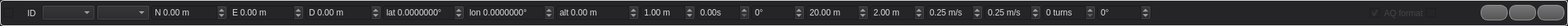
<?xml version="1.0" encoding="UTF-8"?>
<ui version="4.0">
 <class>WaypointEditableView</class>
 <widget class="QWidget" name="WaypointEditableView">
  <property name="geometry">
   <rect>
    <x>0</x>
    <y>0</y>
    <width>2208</width>
    <height>37</height>
   </rect>
  </property>
  <property name="sizePolicy">
   <sizepolicy hsizetype="Expanding" vsizetype="Fixed">
    <horstretch>0</horstretch>
    <verstretch>0</verstretch>
   </sizepolicy>
  </property>
  <property name="minimumSize">
   <size>
    <width>200</width>
    <height>0</height>
   </size>
  </property>
  <property name="windowTitle">
   <string>Form</string>
  </property>
  <property name="styleSheet">
   <string notr="true">QWidget#colorIcon {}

QWidget {
background-color: #252528;
color: #DDDDDF;
border-color: #CCCCCF;
}

QCheckBox {
background-color: #252528;
color: #454545;
}

QGroupBox {
	border: 1px solid #EEEEEE;
	border-radius: 5px;
	padding: 0px 0px 0px 0px;
margin-top: 1ex; /* leave space at the top for the title */
	margin: 0px;
}

 QGroupBox::title {
     subcontrol-origin: margin;
     subcontrol-position: top center; /* position at the top center */
     margin: 0 3px 0px 3px;
     padding: 0 3px 0px 0px;
     font: bold 8px;
 }

 QDockWidget {
	font: bold;
    border: 1px solid #32345E;
}

QPushButton {
	font-weight: bold;
	font-size: 12px;
	border: 1px solid #999999;
	border-radius: 10px;
	min-width:22px;
	max-width: 36px;
	min-height: 16px;
	max-height: 16px;
	padding: 2px;
	background-color: qlineargradient(x1: 0, y1: 0, x2: 0, y2: 1, stop: 0 #777777, stop: 1 #555555);
}

QPushButton:pressed {
	background-color: qlineargradient(x1: 0, y1: 0, x2: 0, y2: 1, stop: 0 #444444, stop: 1 #555555);
}
</string>
  </property>
  <layout class="QGridLayout" name="gridLayout">
   <property name="margin">
    <number>0</number>
   </property>
   <property name="spacing">
    <number>0</number>
   </property>
   <item row="0" column="0">
    <widget class="QGroupBox" name="groupBox">
     <property name="sizePolicy">
      <sizepolicy hsizetype="Expanding" vsizetype="Preferred">
       <horstretch>0</horstretch>
       <verstretch>0</verstretch>
      </sizepolicy>
     </property>
     <property name="title">
      <string/>
     </property>
     <layout class="QHBoxLayout" name="horizontalLayout" stretch="0,0,0,0,0,0,0,0,0,0,0,0,0,0,0,0,0,0,0,0,0,0,0,0,0,0,0,0">
      <property name="spacing">
       <number>2</number>
      </property>
      <property name="margin">
       <number>4</number>
      </property>
      <item>
       <widget class="QCheckBox" name="selectedBox">
        <property name="sizePolicy">
         <sizepolicy hsizetype="Fixed" vsizetype="Fixed">
          <horstretch>0</horstretch>
          <verstretch>0</verstretch>
         </sizepolicy>
        </property>
        <property name="minimumSize">
         <size>
          <width>25</width>
          <height>0</height>
         </size>
        </property>
        <property name="focusPolicy">
         <enum>Qt::TabFocus</enum>
        </property>
        <property name="toolTip">
         <string>Mission Start</string>
        </property>
        <property name="statusTip">
         <string>Mission Start</string>
        </property>
        <property name="text">
         <string/>
        </property>
        <property name="iconSize">
         <size>
          <width>16</width>
          <height>16</height>
         </size>
        </property>
       </widget>
      </item>
      <item>
       <widget class="QLabel" name="idLabel">
        <property name="sizePolicy">
         <sizepolicy hsizetype="Fixed" vsizetype="Preferred">
          <horstretch>0</horstretch>
          <verstretch>0</verstretch>
         </sizepolicy>
        </property>
        <property name="minimumSize">
         <size>
          <width>25</width>
          <height>0</height>
         </size>
        </property>
        <property name="toolTip">
         <string>Waypoint Sequence Number</string>
        </property>
        <property name="text">
         <string>ID</string>
        </property>
        <property name="alignment">
         <set>Qt::AlignCenter</set>
        </property>
       </widget>
      </item>
      <item>
       <widget class="QComboBox" name="comboBox_action">
        <property name="sizePolicy">
         <sizepolicy hsizetype="Expanding" vsizetype="Fixed">
          <horstretch>0</horstretch>
          <verstretch>0</verstretch>
         </sizepolicy>
        </property>
        <property name="toolTip">
         <string>Action at Waypoint</string>
        </property>
        <property name="statusTip">
         <string>Action at Waypoint</string>
        </property>
        <property name="sizeAdjustPolicy">
         <enum>QComboBox::AdjustToContentsOnFirstShow</enum>
        </property>
       </widget>
      </item>
      <item>
       <widget class="QComboBox" name="comboBox_frame">
        <property name="sizePolicy">
         <sizepolicy hsizetype="Expanding" vsizetype="Fixed">
          <horstretch>0</horstretch>
          <verstretch>0</verstretch>
         </sizepolicy>
        </property>
        <property name="toolTip">
         <string>Coordinate frame</string>
        </property>
        <property name="statusTip">
         <string>Coordinate frame</string>
        </property>
        <property name="sizeAdjustPolicy">
         <enum>QComboBox::AdjustToContentsOnFirstShow</enum>
        </property>
       </widget>
      </item>
      <item>
       <widget class="QDoubleSpinBox" name="posNSpinBox">
        <property name="sizePolicy">
         <sizepolicy hsizetype="MinimumExpanding" vsizetype="Fixed">
          <horstretch>0</horstretch>
          <verstretch>0</verstretch>
         </sizepolicy>
        </property>
        <property name="focusPolicy">
         <enum>Qt::WheelFocus</enum>
        </property>
        <property name="toolTip">
         <string>Position X coordinate</string>
        </property>
        <property name="statusTip">
         <string>Position X corrdinate</string>
        </property>
        <property name="wrapping">
         <bool>false</bool>
        </property>
        <property name="frame">
         <bool>true</bool>
        </property>
        <property name="accelerated">
         <bool>true</bool>
        </property>
        <property name="prefix">
         <string>N </string>
        </property>
        <property name="suffix">
         <string> m</string>
        </property>
        <property name="minimum">
         <double>-10000.000000000000000</double>
        </property>
        <property name="maximum">
         <double>10000.000000000000000</double>
        </property>
        <property name="singleStep">
         <double>0.050000000000000</double>
        </property>
       </widget>
      </item>
      <item>
       <widget class="QDoubleSpinBox" name="posESpinBox">
        <property name="sizePolicy">
         <sizepolicy hsizetype="MinimumExpanding" vsizetype="Fixed">
          <horstretch>0</horstretch>
          <verstretch>0</verstretch>
         </sizepolicy>
        </property>
        <property name="focusPolicy">
         <enum>Qt::WheelFocus</enum>
        </property>
        <property name="toolTip">
         <string>Position Y/Longitude coordinate</string>
        </property>
        <property name="statusTip">
         <string>Position Y/Longitude coordinate</string>
        </property>
        <property name="prefix">
         <string>E </string>
        </property>
        <property name="suffix">
         <string> m</string>
        </property>
        <property name="minimum">
         <double>-10000.000000000000000</double>
        </property>
        <property name="maximum">
         <double>10000.000000000000000</double>
        </property>
        <property name="singleStep">
         <double>0.050000000000000</double>
        </property>
        <property name="value">
         <double>0.000000000000000</double>
        </property>
       </widget>
      </item>
      <item>
       <widget class="QDoubleSpinBox" name="posDSpinBox">
        <property name="sizePolicy">
         <sizepolicy hsizetype="MinimumExpanding" vsizetype="Fixed">
          <horstretch>0</horstretch>
          <verstretch>0</verstretch>
         </sizepolicy>
        </property>
        <property name="focusPolicy">
         <enum>Qt::WheelFocus</enum>
        </property>
        <property name="toolTip">
         <string>Position Z coordinate (local frame, negative)</string>
        </property>
        <property name="statusTip">
         <string/>
        </property>
        <property name="prefix">
         <string>D </string>
        </property>
        <property name="suffix">
         <string> m</string>
        </property>
        <property name="minimum">
         <double>-10000.000000000000000</double>
        </property>
        <property name="maximum">
         <double>10000.000000000000000</double>
        </property>
        <property name="singleStep">
         <double>0.050000000000000</double>
        </property>
       </widget>
      </item>
      <item>
       <widget class="QDoubleSpinBox" name="latSpinBox">
        <property name="sizePolicy">
         <sizepolicy hsizetype="MinimumExpanding" vsizetype="Fixed">
          <horstretch>0</horstretch>
          <verstretch>0</verstretch>
         </sizepolicy>
        </property>
        <property name="focusPolicy">
         <enum>Qt::WheelFocus</enum>
        </property>
        <property name="toolTip">
         <string>Latitude in degrees</string>
        </property>
        <property name="statusTip">
         <string>Latitude in degrees</string>
        </property>
        <property name="prefix">
         <string>lat </string>
        </property>
        <property name="suffix">
         <string>°</string>
        </property>
        <property name="decimals">
         <number>7</number>
        </property>
        <property name="minimum">
         <double>-90.000000000000000</double>
        </property>
        <property name="maximum">
         <double>90.000000000000000</double>
        </property>
        <property name="singleStep">
         <double>0.000010000000000</double>
        </property>
       </widget>
      </item>
      <item>
       <widget class="QDoubleSpinBox" name="lonSpinBox">
        <property name="sizePolicy">
         <sizepolicy hsizetype="MinimumExpanding" vsizetype="Fixed">
          <horstretch>0</horstretch>
          <verstretch>0</verstretch>
         </sizepolicy>
        </property>
        <property name="focusPolicy">
         <enum>Qt::WheelFocus</enum>
        </property>
        <property name="toolTip">
         <string>Longitude in degrees</string>
        </property>
        <property name="statusTip">
         <string>Longitude in degrees</string>
        </property>
        <property name="prefix">
         <string>lon </string>
        </property>
        <property name="suffix">
         <string>°</string>
        </property>
        <property name="decimals">
         <number>7</number>
        </property>
        <property name="minimum">
         <double>-180.000000000000000</double>
        </property>
        <property name="maximum">
         <double>180.000000000000000</double>
        </property>
        <property name="singleStep">
         <double>0.000010000000000</double>
        </property>
       </widget>
      </item>
      <item>
       <widget class="QDoubleSpinBox" name="altSpinBox">
        <property name="sizePolicy">
         <sizepolicy hsizetype="MinimumExpanding" vsizetype="Fixed">
          <horstretch>0</horstretch>
          <verstretch>0</verstretch>
         </sizepolicy>
        </property>
        <property name="toolTip">
         <string>Altitude in meters</string>
        </property>
        <property name="statusTip">
         <string>Altitude in meters</string>
        </property>
        <property name="prefix">
         <string>alt </string>
        </property>
        <property name="suffix">
         <string> m</string>
        </property>
        <property name="decimals">
         <number>2</number>
        </property>
        <property name="minimum">
         <double>-100000.000000000000000</double>
        </property>
        <property name="maximum">
         <double>100000.000000000000000</double>
        </property>
       </widget>
      </item>
      <item>
       <widget class="QDoubleSpinBox" name="acceptanceSpinBox">
        <property name="toolTip">
         <string>Uncertainly radius in meters where to accept this waypoint as reached</string>
        </property>
        <property name="statusTip">
         <string>Uncertainly radius in meters where to accept this waypoint as reached</string>
        </property>
        <property name="suffix">
         <string> m</string>
        </property>
        <property name="maximum">
         <double>100.000000000000000</double>
        </property>
        <property name="singleStep">
         <double>0.250000000000000</double>
        </property>
        <property name="value">
         <double>1.000000000000000</double>
        </property>
       </widget>
      </item>
      <item>
       <widget class="QDoubleSpinBox" name="holdTimeSpinBox">
        <property name="sizePolicy">
         <sizepolicy hsizetype="MinimumExpanding" vsizetype="Fixed">
          <horstretch>0</horstretch>
          <verstretch>0</verstretch>
         </sizepolicy>
        </property>
        <property name="toolTip">
         <string>Loiter Time</string>
        </property>
        <property name="statusTip">
         <string>Loiter Time</string>
        </property>
        <property name="suffix">
         <string>s</string>
        </property>
       </widget>
      </item>
      <item>
       <widget class="QSpinBox" name="yawSpinBox">
        <property name="sizePolicy">
         <sizepolicy hsizetype="MinimumExpanding" vsizetype="Fixed">
          <horstretch>0</horstretch>
          <verstretch>0</verstretch>
         </sizepolicy>
        </property>
        <property name="focusPolicy">
         <enum>Qt::StrongFocus</enum>
        </property>
        <property name="toolTip">
         <string>Rotary wing only: Desired yaw angle at waypoint</string>
        </property>
        <property name="statusTip">
         <string>Rotary wing only: Desired yaw angle at waypoint</string>
        </property>
        <property name="wrapping">
         <bool>true</bool>
        </property>
        <property name="suffix">
         <string>°</string>
        </property>
        <property name="minimum">
         <number>-360</number>
        </property>
        <property name="maximum">
         <number>360</number>
        </property>
        <property name="singleStep">
         <number>10</number>
        </property>
       </widget>
      </item>
      <item>
       <widget class="QDoubleSpinBox" name="orbitSpinBox">
        <property name="sizePolicy">
         <sizepolicy hsizetype="MinimumExpanding" vsizetype="Fixed">
          <horstretch>0</horstretch>
          <verstretch>0</verstretch>
         </sizepolicy>
        </property>
        <property name="focusPolicy">
         <enum>Qt::StrongFocus</enum>
        </property>
        <property name="toolTip">
         <string>Loiter radius. Negative for counter-clockwise</string>
        </property>
        <property name="statusTip">
         <string>Loiter radius. Negative for counter-clockwise</string>
        </property>
        <property name="suffix">
         <string> m</string>
        </property>
        <property name="minimum">
         <double>-5000.000000000000000</double>
        </property>
        <property name="maximum">
         <double>5000.000000000000000</double>
        </property>
        <property name="singleStep">
         <double>1.000000000000000</double>
        </property>
        <property name="value">
         <double>20.000000000000000</double>
        </property>
       </widget>
      </item>
      <item>
       <widget class="QDoubleSpinBox" name="POIAltitude">
        <property name="sizePolicy">
         <sizepolicy hsizetype="MinimumExpanding" vsizetype="Fixed">
          <horstretch>0</horstretch>
          <verstretch>0</verstretch>
         </sizepolicy>
        </property>
        <property name="toolTip">
         <string>Relative Altitude Target</string>
        </property>
        <property name="statusTip">
         <string>Relative Altitude Target</string>
        </property>
        <property name="suffix">
         <string> m</string>
        </property>
        <property name="minimum">
         <double>0.100000000000000</double>
        </property>
        <property name="maximum">
         <double>500.000000000000000</double>
        </property>
        <property name="value">
         <double>2.000000000000000</double>
        </property>
       </widget>
      </item>
      <item>
       <widget class="QDoubleSpinBox" name="maxHorizontalSpeed">
        <property name="sizePolicy">
         <sizepolicy hsizetype="MinimumExpanding" vsizetype="Fixed">
          <horstretch>0</horstretch>
          <verstretch>0</verstretch>
         </sizepolicy>
        </property>
        <property name="toolTip">
         <string>maximum Horizontal Speed</string>
        </property>
        <property name="statusTip">
         <string>maximum Horizontal Speed</string>
        </property>
        <property name="suffix">
         <string> m/s</string>
        </property>
        <property name="value">
         <double>0.250000000000000</double>
        </property>
       </widget>
      </item>
      <item>
       <widget class="QDoubleSpinBox" name="maxVerticalSpeed">
        <property name="sizePolicy">
         <sizepolicy hsizetype="MinimumExpanding" vsizetype="Fixed">
          <horstretch>0</horstretch>
          <verstretch>0</verstretch>
         </sizepolicy>
        </property>
        <property name="toolTip">
         <string>maximum Vertical Speed</string>
        </property>
        <property name="statusTip">
         <string>maximum Vertical Speed</string>
        </property>
        <property name="prefix">
         <string/>
        </property>
        <property name="suffix">
         <string> m/s</string>
        </property>
        <property name="value">
         <double>0.250000000000000</double>
        </property>
       </widget>
      </item>
      <item>
       <widget class="QSpinBox" name="turnsSpinBox">
        <property name="sizePolicy">
         <sizepolicy hsizetype="MinimumExpanding" vsizetype="Fixed">
          <horstretch>0</horstretch>
          <verstretch>0</verstretch>
         </sizepolicy>
        </property>
        <property name="toolTip">
         <string>Number of turns to loiter</string>
        </property>
        <property name="statusTip">
         <string>Number of turns to loiter</string>
        </property>
        <property name="suffix">
         <string> turns</string>
        </property>
        <property name="maximum">
         <number>99</number>
        </property>
       </widget>
      </item>
      <item>
       <widget class="QDoubleSpinBox" name="takeOffAngleSpinBox">
        <property name="sizePolicy">
         <sizepolicy hsizetype="MinimumExpanding" vsizetype="Fixed">
          <horstretch>0</horstretch>
          <verstretch>0</verstretch>
         </sizepolicy>
        </property>
        <property name="focusPolicy">
         <enum>Qt::StrongFocus</enum>
        </property>
        <property name="toolTip">
         <string>Take off pitch angle</string>
        </property>
        <property name="statusTip">
         <string>Take off pitch angle</string>
        </property>
        <property name="prefix">
         <string/>
        </property>
        <property name="suffix">
         <string>°</string>
        </property>
        <property name="decimals">
         <number>0</number>
        </property>
        <property name="minimum">
         <double>-180.000000000000000</double>
        </property>
        <property name="maximum">
         <double>180.000000000000000</double>
        </property>
        <property name="singleStep">
         <double>10.000000000000000</double>
        </property>
       </widget>
      </item>
      <item>
       <widget class="QWidget" name="customActionWidget" native="true">
        <property name="sizePolicy">
         <sizepolicy hsizetype="MinimumExpanding" vsizetype="Preferred">
          <horstretch>0</horstretch>
          <verstretch>0</verstretch>
         </sizepolicy>
        </property>
        <property name="minimumSize">
         <size>
          <width>0</width>
          <height>0</height>
         </size>
        </property>
       </widget>
      </item>
      <item>
       <widget class="QWidget" name="missionDoWidgetSlot" native="true">
        <property name="sizePolicy">
         <sizepolicy hsizetype="MinimumExpanding" vsizetype="Preferred">
          <horstretch>0</horstretch>
          <verstretch>0</verstretch>
         </sizepolicy>
        </property>
       </widget>
      </item>
      <item>
       <widget class="QWidget" name="missionConditionWidgetSlot" native="true">
        <property name="sizePolicy">
         <sizepolicy hsizetype="MinimumExpanding" vsizetype="Preferred">
          <horstretch>0</horstretch>
          <verstretch>0</verstretch>
         </sizepolicy>
        </property>
       </widget>
      </item>
      <item>
       <spacer name="removeSpacer">
        <property name="orientation">
         <enum>Qt::Horizontal</enum>
        </property>
        <property name="sizeHint" stdset="0">
         <size>
          <width>5</width>
          <height>20</height>
         </size>
        </property>
       </spacer>
      </item>
      <item>
       <widget class="QCheckBox" name="aqformat">
        <property name="text">
         <string>AQ format</string>
        </property>
        <property name="checked">
         <bool>true</bool>
        </property>
       </widget>
      </item>
      <item>
       <widget class="QCheckBox" name="autoContinue">
        <property name="sizePolicy">
         <sizepolicy hsizetype="MinimumExpanding" vsizetype="Fixed">
          <horstretch>0</horstretch>
          <verstretch>0</verstretch>
         </sizepolicy>
        </property>
        <property name="toolTip">
         <string>Automatically continue after this waypoint</string>
        </property>
        <property name="statusTip">
         <string>Automatically continue after this waypoint</string>
        </property>
        <property name="text">
         <string/>
        </property>
       </widget>
      </item>
      <item>
       <widget class="QPushButton" name="upButton">
        <property name="minimumSize">
         <size>
          <width>28</width>
          <height>22</height>
         </size>
        </property>
        <property name="focusPolicy">
         <enum>Qt::NoFocus</enum>
        </property>
        <property name="toolTip">
         <string>Move Up in List</string>
        </property>
        <property name="statusTip">
         <string>Move Up in List</string>
        </property>
        <property name="text">
         <string/>
        </property>
        <property name="icon">
         <iconset resource="../../qgroundcontrol.qrc">
          <normaloff>:/images/actions/go-up.svg</normaloff>:/images/actions/go-up.svg</iconset>
        </property>
       </widget>
      </item>
      <item>
       <widget class="QPushButton" name="downButton">
        <property name="minimumSize">
         <size>
          <width>28</width>
          <height>22</height>
         </size>
        </property>
        <property name="focusPolicy">
         <enum>Qt::NoFocus</enum>
        </property>
        <property name="toolTip">
         <string>Move Down in List</string>
        </property>
        <property name="statusTip">
         <string>Move Down in List</string>
        </property>
        <property name="text">
         <string/>
        </property>
        <property name="icon">
         <iconset resource="../../qgroundcontrol.qrc">
          <normaloff>:/images/actions/go-down.svg</normaloff>:/images/actions/go-down.svg</iconset>
        </property>
       </widget>
      </item>
      <item>
       <widget class="QPushButton" name="removeButton">
        <property name="minimumSize">
         <size>
          <width>28</width>
          <height>22</height>
         </size>
        </property>
        <property name="focusPolicy">
         <enum>Qt::NoFocus</enum>
        </property>
        <property name="toolTip">
         <string>Delete</string>
        </property>
        <property name="text">
         <string/>
        </property>
        <property name="icon">
         <iconset resource="../../qgroundcontrol.qrc">
          <normaloff>:/images/actions/list-remove.svg</normaloff>:/images/actions/list-remove.svg</iconset>
        </property>
       </widget>
      </item>
     </layout>
    </widget>
   </item>
  </layout>
 </widget>
 <resources>
  <include location="../../qgroundcontrol.qrc"/>
 </resources>
 <connections/>
</ui>
